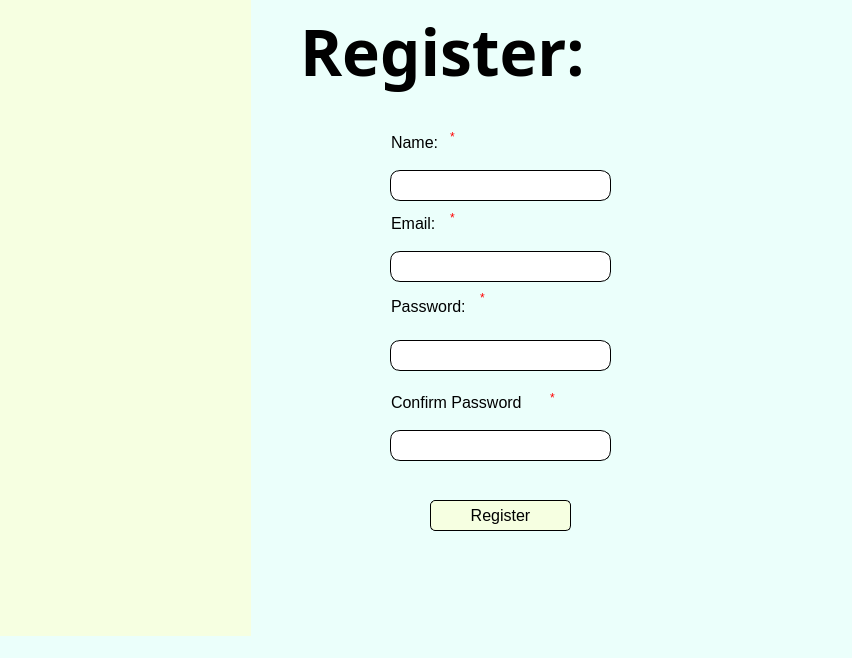
<?xml version="1.0" encoding="UTF-8"?>
<ui version="4.0">
 <class>OptiVision</class>
 <widget class="QMainWindow" name="OptiVision">
  <property name="geometry">
   <rect>
    <x>0</x>
    <y>0</y>
    <width>852</width>
    <height>658</height>
   </rect>
  </property>
  <property name="windowTitle">
   <string>OptiVision</string>
  </property>
  <property name="styleSheet">
   <string notr="true">background-color: rgb(255, 255, 255);
background-color: rgb(235, 255, 251);</string>
  </property>
  <widget class="QWidget" name="centralwidget">
   <widget class="QLabel" name="Welcome_Label">
    <property name="geometry">
     <rect>
      <x>300</x>
      <y>0</y>
      <width>381</width>
      <height>101</height>
     </rect>
    </property>
    <property name="font">
     <font>
      <family>Sitka Text Semibold</family>
      <pointsize>48</pointsize>
      <weight>75</weight>
      <bold>true</bold>
     </font>
    </property>
    <property name="text">
     <string>Register:</string>
    </property>
   </widget>
   <widget class="QLabel" name="Email_Label">
    <property name="geometry">
     <rect>
      <x>391</x>
      <y>211</y>
      <width>56</width>
      <height>24</height>
     </rect>
    </property>
    <property name="maximumSize">
     <size>
      <width>16777215</width>
      <height>100</height>
     </size>
    </property>
    <property name="font">
     <font>
      <pointsize>12</pointsize>
     </font>
    </property>
    <property name="text">
     <string>Email:</string>
    </property>
   </widget>
   <widget class="QLabel" name="Password_Label">
    <property name="geometry">
     <rect>
      <x>391</x>
      <y>294</y>
      <width>91</width>
      <height>24</height>
     </rect>
    </property>
    <property name="maximumSize">
     <size>
      <width>16777215</width>
      <height>100</height>
     </size>
    </property>
    <property name="font">
     <font>
      <pointsize>12</pointsize>
     </font>
    </property>
    <property name="text">
     <string>Password:</string>
    </property>
   </widget>
   <widget class="QLineEdit" name="EmailEditBox">
    <property name="geometry">
     <rect>
      <x>390</x>
      <y>251</y>
      <width>221</width>
      <height>31</height>
     </rect>
    </property>
    <property name="acceptDrops">
     <bool>true</bool>
    </property>
    <property name="autoFillBackground">
     <bool>false</bool>
    </property>
    <property name="styleSheet">
     <string notr="true">QLineEdit{
	background: rgb(255, 255, 255);
	border-radius:10px;
	border:1px solid
}
QLineEdit:focus{
	background: rgb(255, 255, 255);
	border-radius:10px;
	border:1px solid #aa4f47
}
</string>
    </property>
    <property name="frame">
     <bool>true</bool>
    </property>
    <property name="clearButtonEnabled">
     <bool>false</bool>
    </property>
   </widget>
   <widget class="QLineEdit" name="Password1EditBox">
    <property name="geometry">
     <rect>
      <x>390</x>
      <y>340</y>
      <width>221</width>
      <height>31</height>
     </rect>
    </property>
    <property name="acceptDrops">
     <bool>true</bool>
    </property>
    <property name="autoFillBackground">
     <bool>false</bool>
    </property>
    <property name="styleSheet">
     <string notr="true">QLineEdit{
	background: rgb(255, 255, 255);
	border-radius:10px;
	border:1px solid
}
QLineEdit:focus{
	background: rgb(255, 255, 255);
	border-radius:10px;
	border:1px solid #aa4f47
}
</string>
    </property>
    <property name="frame">
     <bool>true</bool>
    </property>
    <property name="echoMode">
     <enum>QLineEdit::Password</enum>
    </property>
    <property name="clearButtonEnabled">
     <bool>false</bool>
    </property>
   </widget>
   <widget class="QLabel" name="label_5">
    <property name="geometry">
     <rect>
      <x>450</x>
      <y>210</y>
      <width>21</width>
      <height>16</height>
     </rect>
    </property>
    <property name="styleSheet">
     <string notr="true">color: rgb(255, 0, 0);</string>
    </property>
    <property name="text">
     <string>*</string>
    </property>
   </widget>
   <widget class="QLabel" name="label_6">
    <property name="geometry">
     <rect>
      <x>480</x>
      <y>290</y>
      <width>21</width>
      <height>16</height>
     </rect>
    </property>
    <property name="styleSheet">
     <string notr="true">color: rgb(255, 0, 0);</string>
    </property>
    <property name="text">
     <string>*</string>
    </property>
   </widget>
   <widget class="QLabel" name="OptiVision_Image">
    <property name="geometry">
     <rect>
      <x>10</x>
      <y>160</y>
      <width>221</width>
      <height>271</height>
     </rect>
    </property>
    <property name="styleSheet">
     <string notr="true">background-color: rgb(246, 255, 225);</string>
    </property>
    <property name="text">
     <string/>
    </property>
    <property name="pixmap">
     <pixmap>Colored.jpg</pixmap>
    </property>
    <property name="scaledContents">
     <bool>true</bool>
    </property>
   </widget>
   <widget class="QPushButton" name="RegisterButton">
    <property name="geometry">
     <rect>
      <x>430</x>
      <y>500</y>
      <width>141</width>
      <height>31</height>
     </rect>
    </property>
    <property name="font">
     <font>
      <pointsize>12</pointsize>
     </font>
    </property>
    <property name="styleSheet">
     <string notr="true">QPushButton{
	
	background-color: rgb(246, 255, 225);
	border-radius:5px;
	border: 1px solid
}
QPushButton:hover {	
	background-color: rgb(237, 248, 255);
}
</string>
    </property>
    <property name="text">
     <string>Register</string>
    </property>
    <property name="icon">
     <iconset>
      <normaloff>RegisterIcon.png</normaloff>RegisterIcon.png</iconset>
    </property>
    <property name="iconSize">
     <size>
      <width>18</width>
      <height>18</height>
     </size>
    </property>
   </widget>
   <widget class="QLabel" name="label_9">
    <property name="geometry">
     <rect>
      <x>0</x>
      <y>-20</y>
      <width>251</width>
      <height>781</height>
     </rect>
    </property>
    <property name="styleSheet">
     <string notr="true">background-color: rgb(246, 255, 225);</string>
    </property>
    <property name="text">
     <string/>
    </property>
   </widget>
   <widget class="QLabel" name="Name_Label">
    <property name="geometry">
     <rect>
      <x>391</x>
      <y>130</y>
      <width>56</width>
      <height>24</height>
     </rect>
    </property>
    <property name="maximumSize">
     <size>
      <width>16777215</width>
      <height>100</height>
     </size>
    </property>
    <property name="font">
     <font>
      <pointsize>12</pointsize>
     </font>
    </property>
    <property name="text">
     <string>Name:</string>
    </property>
   </widget>
   <widget class="QLabel" name="label_10">
    <property name="geometry">
     <rect>
      <x>450</x>
      <y>129</y>
      <width>21</width>
      <height>16</height>
     </rect>
    </property>
    <property name="styleSheet">
     <string notr="true">color: rgb(255, 0, 0);</string>
    </property>
    <property name="text">
     <string>*</string>
    </property>
   </widget>
   <widget class="QLineEdit" name="NameEditBox">
    <property name="geometry">
     <rect>
      <x>390</x>
      <y>170</y>
      <width>221</width>
      <height>31</height>
     </rect>
    </property>
    <property name="acceptDrops">
     <bool>true</bool>
    </property>
    <property name="autoFillBackground">
     <bool>false</bool>
    </property>
    <property name="styleSheet">
     <string notr="true">QLineEdit{
	background: rgb(255, 255, 255);
	border-radius:10px;
	border:1px solid
}
QLineEdit:focus{
	background: rgb(255, 255, 255);
	border-radius:10px;
	border:1px solid #aa4f47
}
</string>
    </property>
    <property name="frame">
     <bool>true</bool>
    </property>
    <property name="clearButtonEnabled">
     <bool>false</bool>
    </property>
   </widget>
   <widget class="QLabel" name="ConfirmPassword_Label">
    <property name="geometry">
     <rect>
      <x>391</x>
      <y>390</y>
      <width>171</width>
      <height>24</height>
     </rect>
    </property>
    <property name="maximumSize">
     <size>
      <width>16777215</width>
      <height>100</height>
     </size>
    </property>
    <property name="font">
     <font>
      <pointsize>12</pointsize>
     </font>
    </property>
    <property name="text">
     <string>Confirm Password</string>
    </property>
   </widget>
   <widget class="QLabel" name="label_12">
    <property name="geometry">
     <rect>
      <x>550</x>
      <y>390</y>
      <width>21</width>
      <height>16</height>
     </rect>
    </property>
    <property name="styleSheet">
     <string notr="true">color: rgb(255, 0, 0);</string>
    </property>
    <property name="text">
     <string>*</string>
    </property>
   </widget>
   <widget class="QLineEdit" name="Password2EditBox">
    <property name="geometry">
     <rect>
      <x>390</x>
      <y>430</y>
      <width>221</width>
      <height>31</height>
     </rect>
    </property>
    <property name="acceptDrops">
     <bool>true</bool>
    </property>
    <property name="autoFillBackground">
     <bool>false</bool>
    </property>
    <property name="styleSheet">
     <string notr="true">QLineEdit{
	background: rgb(255, 255, 255);
	border-radius:10px;
	border:1px solid
}
QLineEdit:focus{
	background: rgb(255, 255, 255);
	border-radius:10px;
	border:1px solid #aa4f47
}
</string>
    </property>
    <property name="frame">
     <bool>true</bool>
    </property>
    <property name="echoMode">
     <enum>QLineEdit::Password</enum>
    </property>
    <property name="clearButtonEnabled">
     <bool>false</bool>
    </property>
   </widget>
   <widget class="QPushButton" name="backButton">
    <property name="geometry">
     <rect>
      <x>260</x>
      <y>560</y>
      <width>41</width>
      <height>41</height>
     </rect>
    </property>
    <property name="font">
     <font>
      <pointsize>12</pointsize>
     </font>
    </property>
    <property name="acceptDrops">
     <bool>false</bool>
    </property>
    <property name="styleSheet">
     <string notr="true">QPushButton{	
	background-color: rgb(235, 255, 251);
	border-radius:5px;
}
QPushButton:hover {	
	background-color: rgb(246, 255, 225);
}
</string>
    </property>
    <property name="text">
     <string/>
    </property>
    <property name="icon">
     <iconset>
      <normaloff>BackIcon.png</normaloff>BackIcon.png</iconset>
    </property>
    <property name="iconSize">
     <size>
      <width>40</width>
      <height>40</height>
     </size>
    </property>
    <property name="checkable">
     <bool>false</bool>
    </property>
    <property name="flat">
     <bool>false</bool>
    </property>
   </widget>
   <widget class="QLabel" name="ErrorMessage_label">
    <property name="geometry">
     <rect>
      <x>320</x>
      <y>550</y>
      <width>351</width>
      <height>20</height>
     </rect>
    </property>
    <property name="font">
     <font>
      <pointsize>12</pointsize>
     </font>
    </property>
    <property name="layoutDirection">
     <enum>Qt::LeftToRight</enum>
    </property>
    <property name="styleSheet">
     <string notr="true">color: rgb(255, 0, 0);</string>
    </property>
    <property name="text">
     <string/>
    </property>
    <property name="alignment">
     <set>Qt::AlignCenter</set>
    </property>
   </widget>
   <zorder>Welcome_Label</zorder>
   <zorder>Email_Label</zorder>
   <zorder>Password_Label</zorder>
   <zorder>EmailEditBox</zorder>
   <zorder>Password1EditBox</zorder>
   <zorder>label_5</zorder>
   <zorder>label_6</zorder>
   <zorder>RegisterButton</zorder>
   <zorder>label_9</zorder>
   <zorder>OptiVision_Image</zorder>
   <zorder>Name_Label</zorder>
   <zorder>label_10</zorder>
   <zorder>NameEditBox</zorder>
   <zorder>ConfirmPassword_Label</zorder>
   <zorder>label_12</zorder>
   <zorder>Password2EditBox</zorder>
   <zorder>backButton</zorder>
   <zorder>ErrorMessage_label</zorder>
  </widget>
  <widget class="QMenuBar" name="menubar">
   <property name="geometry">
    <rect>
     <x>0</x>
     <y>0</y>
     <width>852</width>
     <height>26</height>
    </rect>
   </property>
  </widget>
  <widget class="QStatusBar" name="statusbar"/>
 </widget>
 <resources/>
 <connections/>
</ui>
